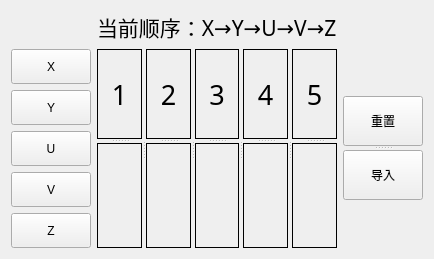
                <widget class="QWidget" name="Page_Sub_Zero_Return">
                 <layout class="QGridLayout" name="gridLayout_4">
                  <item row="1" column="2">
                   <widget class="QSplitter" name="splitter_9">
                    <property name="orientation">
                     <enum>Qt::Horizontal</enum>
                    </property>
                    <widget class="QSplitter" name="splitter">
                     <property name="orientation">
                      <enum>Qt::Vertical</enum>
                     </property>
                     <widget class="QLabel" name="label_6">
                      <property name="maximumSize">
                       <size>
                        <width>16777215</width>
                        <height>90</height>
                       </size>
                      </property>
                      <property name="font">
                       <font>
                        <family>黑体</family>
                        <pointsize>20</pointsize>
                       </font>
                      </property>
                      <property name="frameShape">
                       <enum>QFrame::Box</enum>
                      </property>
                      <property name="text">
                       <string>1</string>
                      </property>
                      <property name="alignment">
                       <set>Qt::AlignCenter</set>
                      </property>
                     </widget>
                     <widget class="QLabel" name="label_Zero_Return_1">
                      <property name="font">
                       <font>
                        <family>黑体</family>
                        <pointsize>12</pointsize>
                       </font>
                      </property>
                      <property name="frameShape">
                       <enum>QFrame::Box</enum>
                      </property>
                      <property name="text">
                       <string/>
                      </property>
                      <property name="alignment">
                       <set>Qt::AlignCenter</set>
                      </property>
                     </widget>
                    </widget>
                    <widget class="QSplitter" name="splitter_6">
                     <property name="orientation">
                      <enum>Qt::Vertical</enum>
                     </property>
                     <widget class="QLabel" name="label_10">
                      <property name="maximumSize">
                       <size>
                        <width>16777215</width>
                        <height>90</height>
                       </size>
                      </property>
                      <property name="font">
                       <font>
                        <family>黑体</family>
                        <pointsize>20</pointsize>
                       </font>
                      </property>
                      <property name="frameShape">
                       <enum>QFrame::Box</enum>
                      </property>
                      <property name="text">
                       <string>2</string>
                      </property>
                      <property name="alignment">
                       <set>Qt::AlignCenter</set>
                      </property>
                     </widget>
                     <widget class="QLabel" name="label_Zero_Return_2">
                      <property name="font">
                       <font>
                        <family>黑体</family>
                        <pointsize>12</pointsize>
                       </font>
                      </property>
                      <property name="frameShape">
                       <enum>QFrame::Box</enum>
                      </property>
                      <property name="text">
                       <string/>
                      </property>
                      <property name="alignment">
                       <set>Qt::AlignCenter</set>
                      </property>
                     </widget>
                    </widget>
                    <widget class="QSplitter" name="splitter_7">
                     <property name="orientation">
                      <enum>Qt::Vertical</enum>
                     </property>
                     <widget class="QLabel" name="label_12">
                      <property name="maximumSize">
                       <size>
                        <width>16777215</width>
                        <height>90</height>
                       </size>
                      </property>
                      <property name="font">
                       <font>
                        <family>黑体</family>
                        <pointsize>20</pointsize>
                       </font>
                      </property>
                      <property name="frameShape">
                       <enum>QFrame::Box</enum>
                      </property>
                      <property name="text">
                       <string>3</string>
                      </property>
                      <property name="alignment">
                       <set>Qt::AlignCenter</set>
                      </property>
                     </widget>
                     <widget class="QLabel" name="label_Zero_Return_3">
                      <property name="font">
                       <font>
                        <family>黑体</family>
                        <pointsize>12</pointsize>
                       </font>
                      </property>
                      <property name="frameShape">
                       <enum>QFrame::Box</enum>
                      </property>
                      <property name="text">
                       <string/>
                      </property>
                      <property name="alignment">
                       <set>Qt::AlignCenter</set>
                      </property>
                     </widget>
                    </widget>
                    <widget class="QSplitter" name="splitter_8">
                     <property name="orientation">
                      <enum>Qt::Vertical</enum>
                     </property>
                     <widget class="QLabel" name="label_14">
                      <property name="maximumSize">
                       <size>
                        <width>16777215</width>
                        <height>90</height>
                       </size>
                      </property>
                      <property name="font">
                       <font>
                        <family>黑体</family>
                        <pointsize>20</pointsize>
                       </font>
                      </property>
                      <property name="frameShape">
                       <enum>QFrame::Box</enum>
                      </property>
                      <property name="text">
                       <string>4</string>
                      </property>
                      <property name="alignment">
                       <set>Qt::AlignCenter</set>
                      </property>
                     </widget>
                     <widget class="QLabel" name="label_Zero_Return_4">
                      <property name="font">
                       <font>
                        <family>黑体</family>
                        <pointsize>12</pointsize>
                       </font>
                      </property>
                      <property name="frameShape">
                       <enum>QFrame::Box</enum>
                      </property>
                      <property name="text">
                       <string/>
                      </property>
                      <property name="alignment">
                       <set>Qt::AlignCenter</set>
                      </property>
                     </widget>
                    </widget>
                    <widget class="QSplitter" name="splitter_10">
                     <property name="orientation">
                      <enum>Qt::Vertical</enum>
                     </property>
                     <widget class="QLabel" name="label_18">
                      <property name="maximumSize">
                       <size>
                        <width>16777215</width>
                        <height>90</height>
                       </size>
                      </property>
                      <property name="font">
                       <font>
                        <family>黑体</family>
                        <pointsize>20</pointsize>
                       </font>
                      </property>
                      <property name="frameShape">
                       <enum>QFrame::Box</enum>
                      </property>
                      <property name="text">
                       <string>5</string>
                      </property>
                      <property name="alignment">
                       <set>Qt::AlignCenter</set>
                      </property>
                     </widget>
                     <widget class="QLabel" name="label_Zero_Return_5">
                      <property name="font">
                       <font>
                        <family>黑体</family>
                        <pointsize>12</pointsize>
                       </font>
                      </property>
                      <property name="frameShape">
                       <enum>QFrame::Box</enum>
                      </property>
                      <property name="text">
                       <string/>
                      </property>
                      <property name="alignment">
                       <set>Qt::AlignCenter</set>
                      </property>
                     </widget>
                    </widget>
                   </widget>
                  </item>
                  <item row="1" column="3">
                   <widget class="QSplitter" name="splitter_5">
                    <property name="orientation">
                     <enum>Qt::Vertical</enum>
                    </property>
                    <widget class="QPushButton" name="pB_Zero_Return_Reset">
                     <property name="maximumSize">
                      <size>
                       <width>16777215</width>
                       <height>50</height>
                      </size>
                     </property>
                     <property name="text">
                      <string>重置</string>
                     </property>
                    </widget>
                    <widget class="QPushButton" name="pB_Zero_Return_Load">
                     <property name="maximumSize">
                      <size>
                       <width>16777215</width>
                       <height>50</height>
                      </size>
                     </property>
                     <property name="text">
                      <string>导入</string>
                     </property>
                    </widget>
                   </widget>
                  </item>
                  <item row="0" column="2">
                   <widget class="QLabel" name="label_8">
                    <property name="font">
                     <font>
                      <family>黑体</family>
                      <pointsize>16</pointsize>
                     </font>
                    </property>
                    <property name="text">
                     <string>当前顺序：X→Y→U→V→Z</string>
                    </property>
                   </widget>
                  </item>
                  <item row="1" column="1">
                   <layout class="QVBoxLayout" name="verticalLayout_10">
                    <item>
                     <widget class="QPushButton" name="pB_Zero_Return_X">
                      <property name="minimumSize">
                       <size>
                        <width>0</width>
                        <height>35</height>
                       </size>
                      </property>
                      <property name="text">
                       <string>X</string>
                      </property>
                     </widget>
                    </item>
                    <item>
                     <widget class="QPushButton" name="pB_Zero_Return_Y">
                      <property name="minimumSize">
                       <size>
                        <width>0</width>
                        <height>35</height>
                       </size>
                      </property>
                      <property name="text">
                       <string>Y</string>
                      </property>
                     </widget>
                    </item>
                    <item>
                     <widget class="QPushButton" name="pB_Zero_Return_U">
                      <property name="minimumSize">
                       <size>
                        <width>0</width>
                        <height>35</height>
                       </size>
                      </property>
                      <property name="text">
                       <string>U</string>
                      </property>
                     </widget>
                    </item>
                    <item>
                     <widget class="QPushButton" name="pB_Zero_Return_V">
                      <property name="minimumSize">
                       <size>
                        <width>0</width>
                        <height>35</height>
                       </size>
                      </property>
                      <property name="text">
                       <string>V</string>
                      </property>
                     </widget>
                    </item>
                    <item>
                     <widget class="QPushButton" name="pB_Zero_Return_Z">
                      <property name="minimumSize">
                       <size>
                        <width>0</width>
                        <height>35</height>
                       </size>
                      </property>
                      <property name="text">
                       <string>Z</string>
                      </property>
                     </widget>
                    </item>
                   </layout>
                  </item>
                 </layout>
                </widget>
